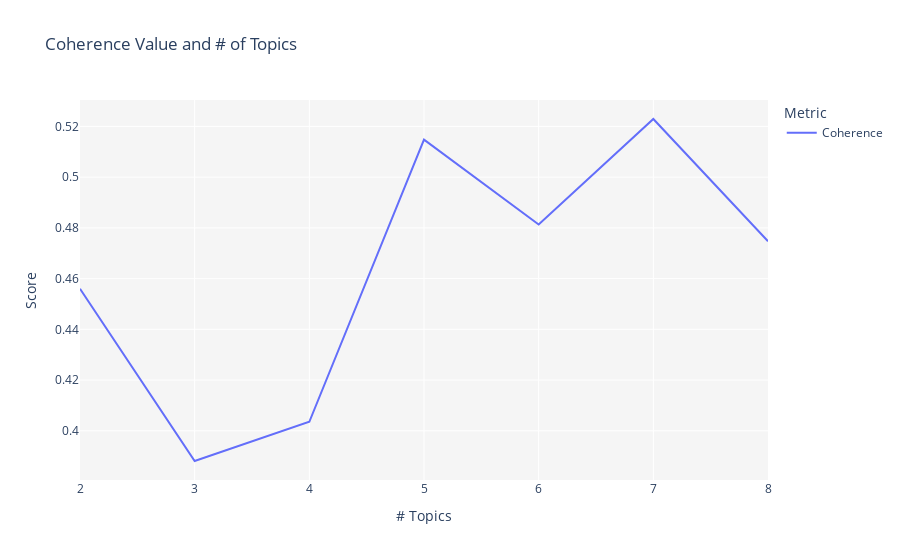

Source (notebook cell):
### Markdown cell above
## Optimizing Hyperparameters

The `tune_model()` function is used to optimize the number of topics.  
In the following code, the number of topics is optimized so that **Coherence**, a commonly used evaluation metric for topic models, is the highest.  
**Coherence** indicates how consistent the words in a topic are and how easy it is for humans to understand the topic.

For more information on how **Coherence** is calculated, please refer to the following and other sources.

- https://svn.aksw.org/papers/2015/WSDM_Topic_Evaluation/public.pdf

Also, `custom_grid` can be set to a candidate number of topics.

### Code cell
from pycaret.nlp import tune_model

tuned_lda = tune_model(model='lda', multi_core=True, custom_grid=[2, 3, 4, 5, 6, 7, 8])

### Figure 1 — Plotly figure (JSON) as saved in the notebook; plotly's stock layout.template omitted (floating-point values rounded to 4 significant figures)
{"data": [{"hovertemplate": "Metric=Coherence<br># Topics=%{x}<br>Score=%{y}<extra></extra>", "legendgroup": "Coherence", "line": {"color": "#636efa", "dash": "solid", "shape": "linear"}, "marker": {"symbol": "circle"}, "mode": "lines", "name": "Coherence", "orientation": "v", "showlegend": true, "type": "scatter", "x": [2, 3, 4, 5, 6, 7, 8], "xaxis": "x", "y": [0.456, 0.3881, 0.4036, 0.5148, 0.4813, 0.5229, 0.4747], "yaxis": "y"}], "layout": {"legend": {"title": {"text": "Metric"}, "tracegroupgap": 0}, "plot_bgcolor": "rgb(245,245,245)", "title": {"text": "Coherence Value and # of Topics"}, "xaxis": {"anchor": "y", "domain": [0, 1], "title": {"text": "# Topics"}}, "yaxis": {"anchor": "x", "domain": [0, 1], "title": {"text": "Score"}}}}
